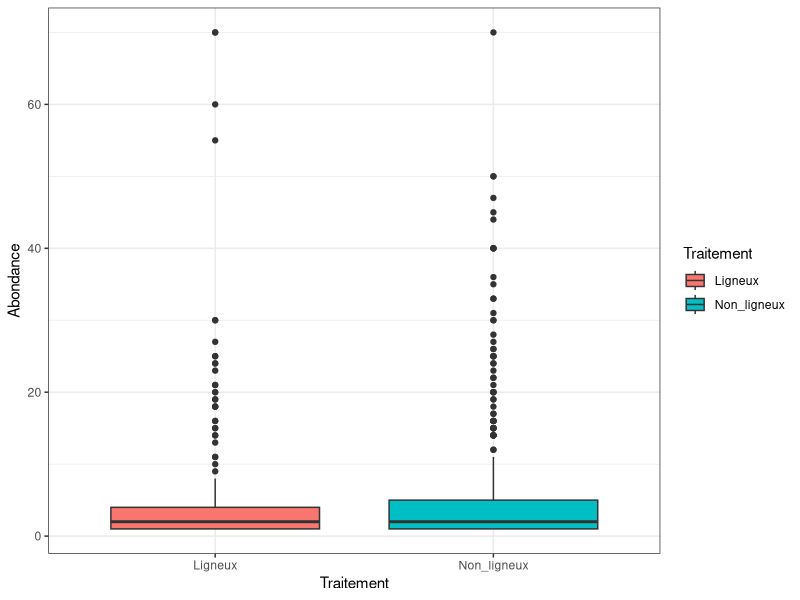
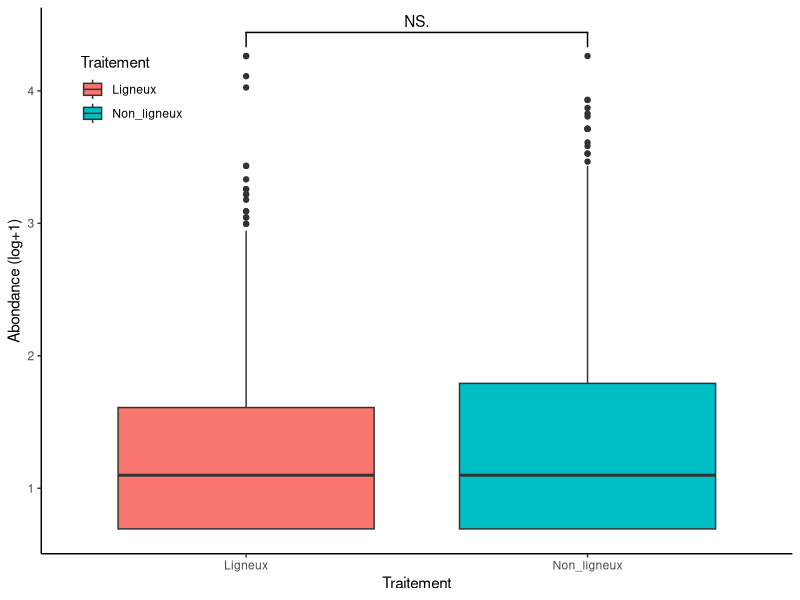
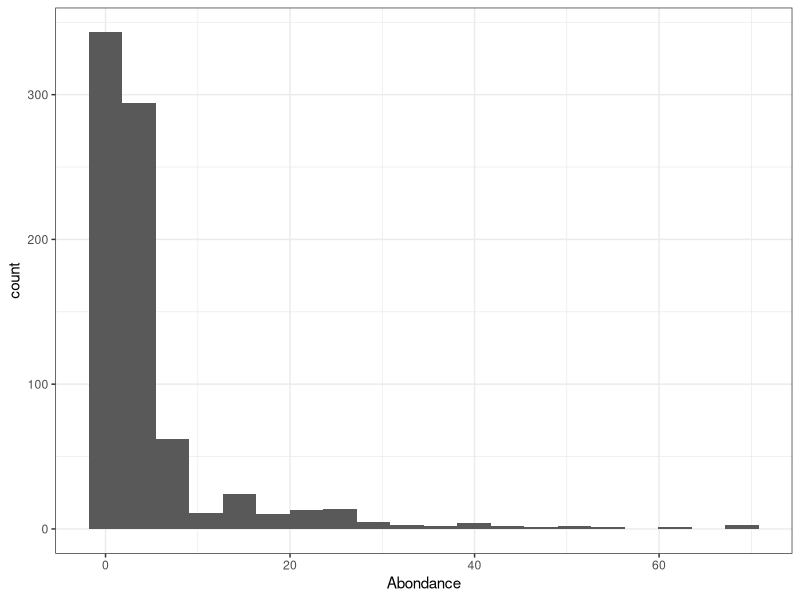
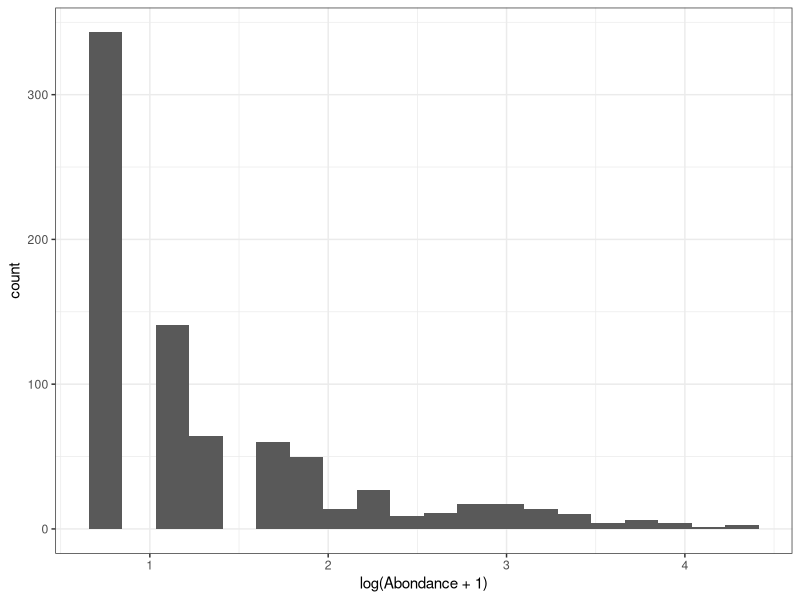
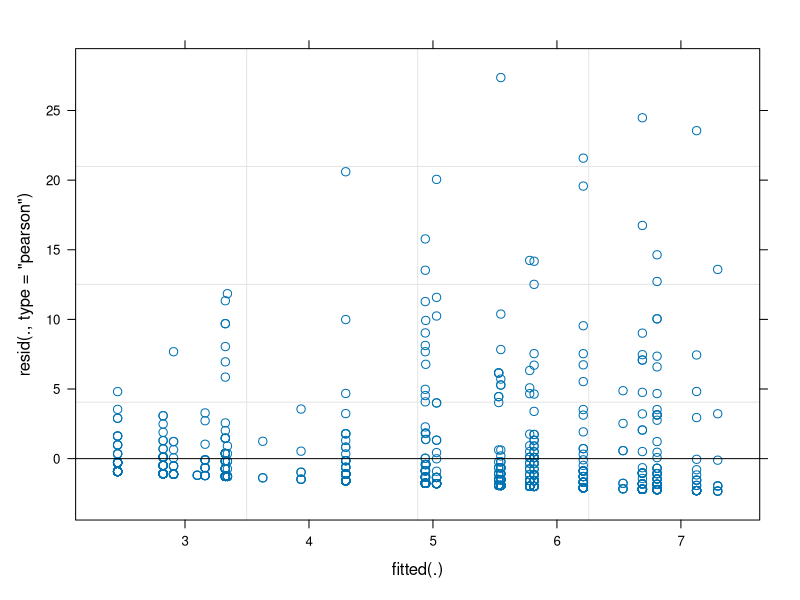
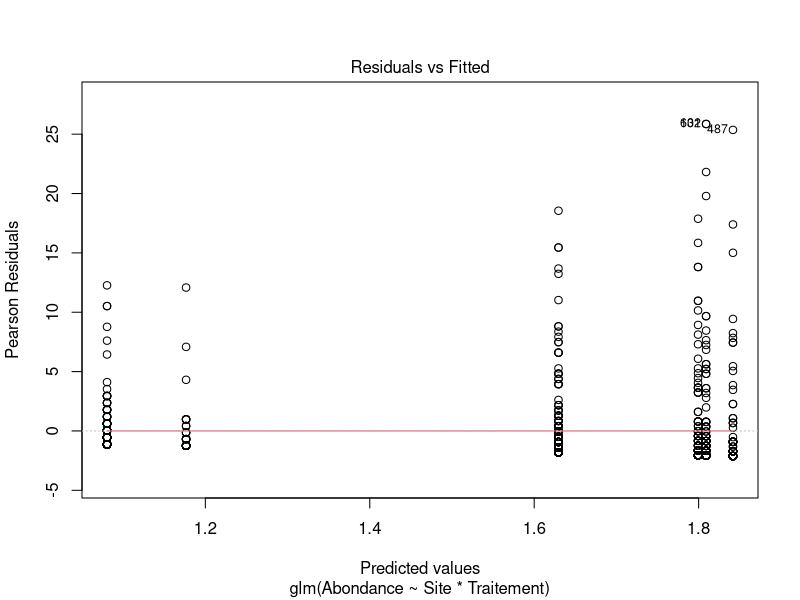
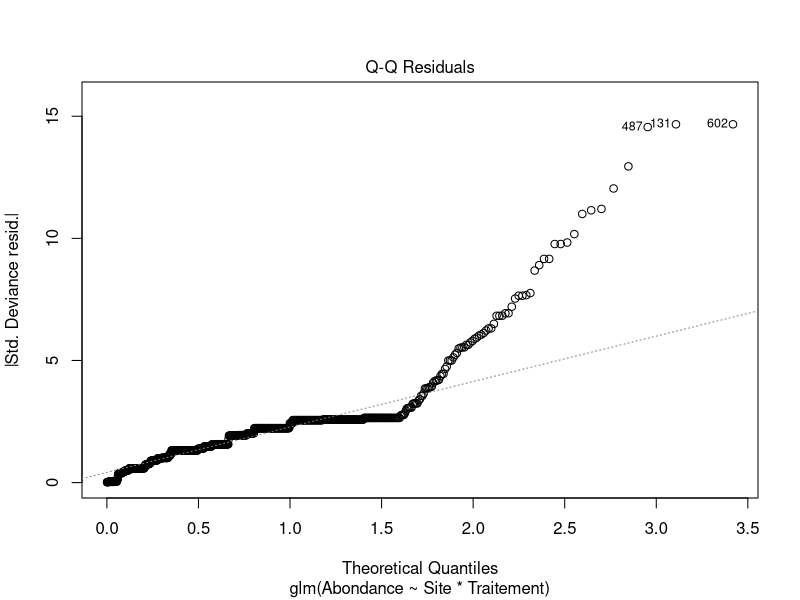
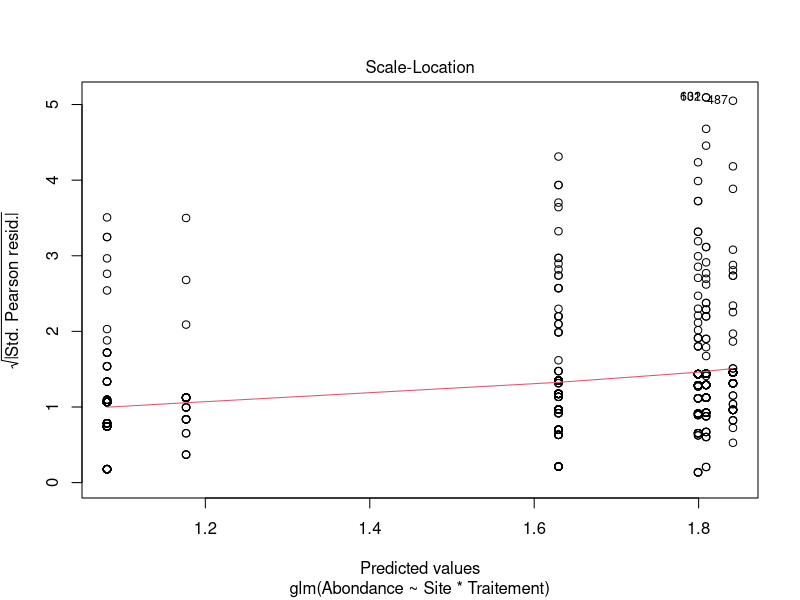

Write the R code that produced these figures, in order. (Note: this script raises an error after producing the figures.)
## ---- chunk 1
library(dplyr)
library(tidyverse)
library(lme4)
library(vegan)
library(ade4)
library(ape)
library(MASS)
library(ggsignif)
## ---- chunk 2
setwd("~/M2/FIRE/FIRE_code")
faune_sol<-read.csv("Faune2.csv", header = T, sep=";")
## ---- chunk 3
str(faune_sol)
faune_sol$Code_barber<-as.factor(faune_sol$Code_barber)
faune_sol$Numero_barber<-as.factor(faune_sol$Numero_barber)
faune_sol$Site<-as.factor(faune_sol$Site)
faune_sol$Traitement<-as.factor(faune_sol$Traitement)
faune_sol$Repetition<-as.factor(faune_sol$Repetition)
faune_sol$Classe<-as.factor(faune_sol$Classe)
faune_sol$Ordre<-as.factor(faune_sol$Ordre)
faune_sol$Genre<-as.factor(faune_sol$Genre)
faune_sol$Espece<-as.factor(faune_sol$Espece)
faune_sol$Abondance<-as.numeric(faune_sol$Abondance)

#Set blank to NA 
faune_sol[faune_sol == ""] <- NA  

#Select rows with NAs
NA_ab<-faune_sol[is.na(faune_sol$Abondance), ]
NA_ab
## ---- chunk 4
length(unique(faune_sol$Code_barber))
length(unique(faune_sol$Numero_barber))

#je selectionne morties
morties<- filter(faune_sol, Site=='Morties')
length(unique(morties$Numero_barber))

#je selectionne buzarens
buzarens<- filter(faune_sol, Site=='Buzarens')
length(unique(buzarens$Numero_barber))

#je selectionne triballe
triballe<- filter(faune_sol, Site=='Triballe')
length(unique(triballe$Numero_barber))
## ---- chunk 5
faune_sol<-faune_sol[!faune_sol$Abondance>99,]
mean(faune_sol$Abondance)
## ---- chunk 6
ggplot(faune_sol,aes(x=Traitement,y=Abondance,fill=Traitement))+
  geom_boxplot()+
  theme_bw()

ggplot(faune_sol,aes(x=Traitement,y=log(Abondance+1),fill=Traitement))+
  geom_boxplot()+
  geom_signif(comparisons = list(c("Ligneux", "Non_ligneux")), 
              map_signif_level=TRUE)+
  ylab('Abondance (log+1)')+
  theme_classic()+
  theme(legend.position = c(0.12, 0.85),
        legend.background = element_rect(fill = "white")) 
## ---- chunk 7

ggplot(faune_sol,aes(x=Abondance))+
  geom_histogram(bins=20)+theme_bw()

ggplot(faune_sol,aes(x=log(Abondance+1)))+
  geom_histogram(bins=20)+theme_bw()
## ---- chunk 8
poiss_random<-glmer(Abondance~Site*Traitement+(1|Repetition)+(1|Parcelle), data=faune_sol, family = poisson)#AIC =  8285.4 
plot(poiss_random)

poiss<-glm(Abondance~Site*Traitement, data=faune_sol, family = poisson)
plot(poiss)
## ---- chunk 9
negbin_full<-glmer.nb(round(Abondance)~Site*Traitement+(1|Repetition)+(1|Parcelle), data=faune_sol)#AIC = 4255
plot(negbin)

negbin_Rep<-glmer.nb(round(Abondance)~Site*Traitement+(1|Repetition),data=faune_sol)#AIC = 4253.2

negbin_Parcelle<-glmer.nb(round(Abondance)~Site*Traitement+(1|Parcelle),data=faune_sol)#AIC = 4255.3 

negbin_<-glm.nb(round(Abondance)~Site*Traitement,data=faune_sol)#AIC = 4253.3 
## ---- chunk 10
negbin_add<-glmer.nb(round(Abondance)~Site+Traitement+(1|Repetition)+(1|Parcelle), data=faune_sol)#AIC = 4259.2

neg<-glmer.nb(round(Abondance)~Traitement+(1|Site)+(1|Repetition)+(1|Parcelle), data=faune_sol)#AIC = 4263.2

negbin_log<-glmer.nb(round(log(Abondance+1))~Site*Traitement+(1|Repetition)+(1|Parcelle), data=faune_sol)#AIC = 2047

poiss_log<-glmer(round(log(Abondance+1))~Site*Traitement+(1|Repetition)+(1|Parcelle), family = poisson, data=faune_sol)#AIC = 2045.4

poiss_log1<-glmer(round(log(Abondance+1))~Site*Traitement+(1|Repetition), family = poisson, data=faune_sol)#AIC = 2043.4
poiss_log2<-glmer(round(log(Abondance+1))~Site*Traitement+(1|Parcelle), family = poisson, data=faune_sol)#AIC = 2043.4

poiss_add<-glmer(round(log(Abondance+1))~Site+Traitement+(1|Repetition)+(1|Parcelle), family = poisson, data=faune_sol)#AIC = 2042

poiss_Rep<-glmer(round(log(Abondance+1))~Site+(1|Repetition)+(1|Parcelle), family = poisson, data=faune_sol)#AIC = 2043.9

poiss_traitement<-glmer(round(log(Abondance+1))~Traitement+(1|Repetition)+(1|Parcelle), family = poisson, data=faune_sol)#AIC = 2041
## ---- chunk 11
plot(poiss_add)
## ---- chunk 12

#phi <- poiss_add$deviance/(poiss_add$df.residual)
#poiss_add$deviance = 2030
#poiss_add$df.residual = 789
phi <- 2030/789
#phi = 2.57
## ---- chunk 13
#Exctration des paramètre des effets fixes
fixe<-fixef(poiss_add)
round(exp(fixe),2)
## ---- chunk 14
alpha <- diversity(matrice, index = 'shannon', mat$Traitement)
alpha_1 <- diversity(matrice, index = 'shannon', mat$Parcelle)

mat$alpha <- ifelse(mat$Traitement=='Ligneux', 1.39664, 1.645358)
mat$alpha_1 <- ifelse(mat$Parcelle=='B_L',1.282906,
                      ifelse(mat$Parcelle=='B_NL',1.214442,
                      ifelse(mat$Parcelle=='M_L', 1.509221,
                      ifelse(mat$Parcelle=='M_NL',1.848948,
                      ifelse(mat$Parcelle=='T_L',1.220084, 1.517253)))))
## ---- chunk 15
hist(mat$alpha)

ggplot(mat,aes(y=alpha_1,x=Traitement,fill=Traitement))+
  geom_boxplot()+
  stat_summary(fun = mean, geom = "point", col = "red") +
  theme_bw()
## ---- chunk 16
sub_faune<-filter(faune_sol,faune_sol$Classe=="Acari" |
                            faune_sol$Classe=="Collembola" |
                            faune_sol$Classe=="Insecta")
## ---- chunk 17
ggplot(sub_faune,aes(x=Traitement,y=Abondance,fill=Traitement))+
  geom_boxplot()+
  facet_grid(.~Classe)+
  theme_bw()
## ---- chunk 18
matrix <- faune_sol %>% 
  dplyr::select(Numero_barber, Classe, Abondance) %>% 
  group_by(Numero_barber, Classe) %>% 
  summarise(Ab = mean(Abondance)) %>% 
  pivot_wider(names_from = Classe, values_from = Ab,values_fill = 0)
matrice<-as.data.frame(matrix)
rownames(matrice) <- matrice$Numero_barber
matrice_t<-t(matrice)
matrice<-matrice[,-1]
## ---- chunk 19
mat<- faune_sol %>% 
  group_by(Numero_barber, Site, Traitement, Parcelle) %>% 
  summarise(n()) 

mat<-as.data.frame(mat)
rownames(mat) <- mat$Numero_barber

mat$Traitement<-as.factor(mat$Traitement)
mat$Site<-as.factor(mat$Site)
mat$Parcelle<-as.factor(mat$Parcelle)
mat<-mat[,-c(1,5)]

## ---- chunk 20
bc<-vegdist(matrice,method="bray")

# Distance de Bray Curtis
bc_dist=sqrt(vegdist(matrice,"bray"))
#comparaison des distance entre bray_curtis et la racine carr? de bray curtis
plot(bc,bc_dist,xlim=c(0,1), ylim=c(0,1))
abline(0,1)
#Nous pouvons faire une PcoA au vue des données obtenu via le graphe

is.euclid(bc_dist)#TRUE 
## ---- chunk 21
pcbc=dudi.pco(bc_dist,scannf = F,nf=20)

# Pourcentages associés aux axes
pourc=round((pcbc$eig/sum(pcbc$eig))*100,2)
cumsum(pourc)

s.label(pcbc$li, sub="Bray curtis")
s.class(pcbc$li,mat$Traitement,col=c(1:2),sub="Bray curtis")
s.class(pcbc$li,mat$Site,col=c(1:3),sub="Bray curtis")
s.class(pcbc$li,mat$Site,col=c(1:3),sub="Bray curtis",xax=1, yax = 3)
s.class(pcbc$li,mat$Traitement,col=c(1:2),sub="Bray curtis",xax=1, yax = 3)
## ---- chunk 22
pcobc=pcoa(bc)
biplot(pcobc, col=c("red"))
## ---- chunk 23
adonis2(bc ~ Traitement+Site, data=mat, permutations=999)
## ---- chunk 24
matrix_ordre <- faune_sol %>% 
  dplyr::select(Numero_barber, Ordre, Abondance) %>% 
  group_by(Numero_barber, Ordre) %>% 
  summarise(Ab = mean(Abondance)) %>% 
  pivot_wider(names_from = Ordre, values_from = Ab,values_fill = 0)
matrice_ordre<-as.data.frame(matrix_ordre)
rownames(matrice_ordre) <- matrice_ordre$Numero_barber
matrice_t<-t(matrice_ordre)
matrice_ordre<-matrice_ordre[,-1]
## ---- chunk 25
bc_ordre<-vegdist(matrice_ordre,method="bray")

# Distance de Bray Curtis
bc_dist_o=sqrt(vegdist(matrice_ordre,"bray"))
#comparaison des distance entre bray_curtis et la racine carr? de bray curtis
plot(bc_ordre,bc_dist_o,xlim=c(0,1), ylim=c(0,1))
abline(0,1)
#Nous pouvons faire une PcoA au vue des données obtenu via le graphe

is.euclid(bc_dist_o)#TRUE 
## ---- chunk 26
pcbc_ordre=dudi.pco(bc_dist_o,scannf = F,nf=20)

# Pourcentages associés aux axes
pourc=round((pcbc_ordre$eig/sum(pcbc_ordre$eig))*100,2)
cumsum(pourc)

s.label(pcbc_ordre$li, sub="Bray curtis")
s.class(pcbc_ordre$li,mat$Traitement,col=c(1:2),sub="Bray curtis")
s.class(pcbc_ordre$li,mat$Site,col=c(1:3),sub="Bray curtis")
s.class(pcbc_ordre$li,mat$Site,col=c(1:3),sub="Bray curtis",xax=1, yax = 3)
s.class(pcbc_ordre$li,mat$Traitement,col=c(1:2),sub="Bray curtis",xax=1, yax = 3)
## ---- chunk 27
adonis2(bc_ordre ~ Traitement+Site, data=mat, permutations=999)
